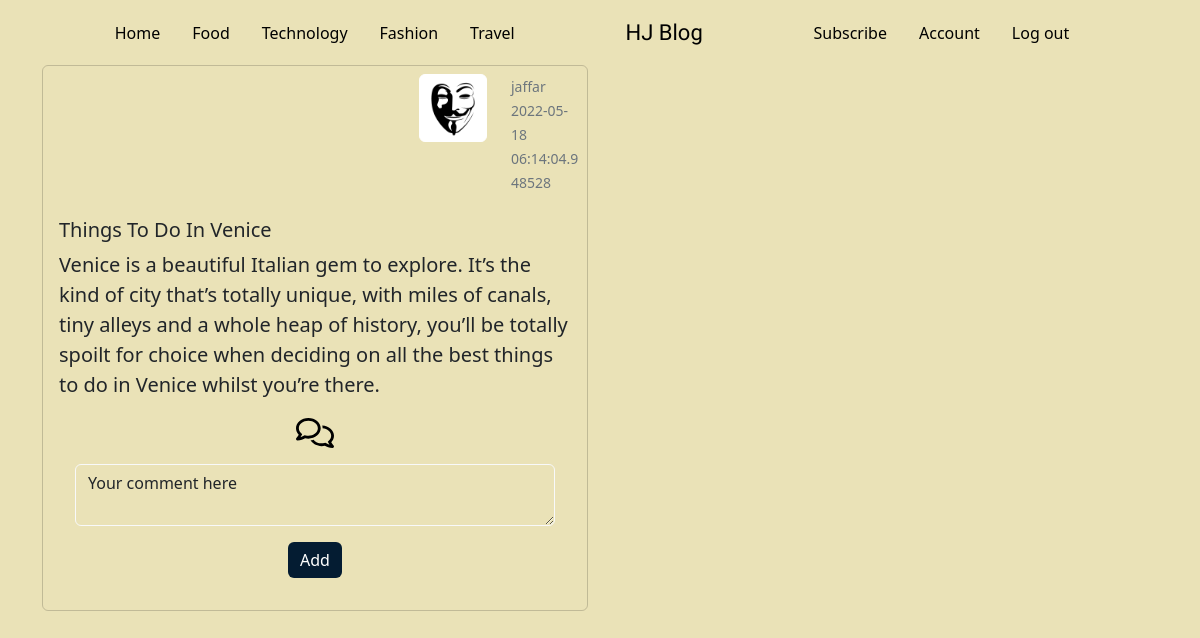
Page /comments/3 on the earlier database version.
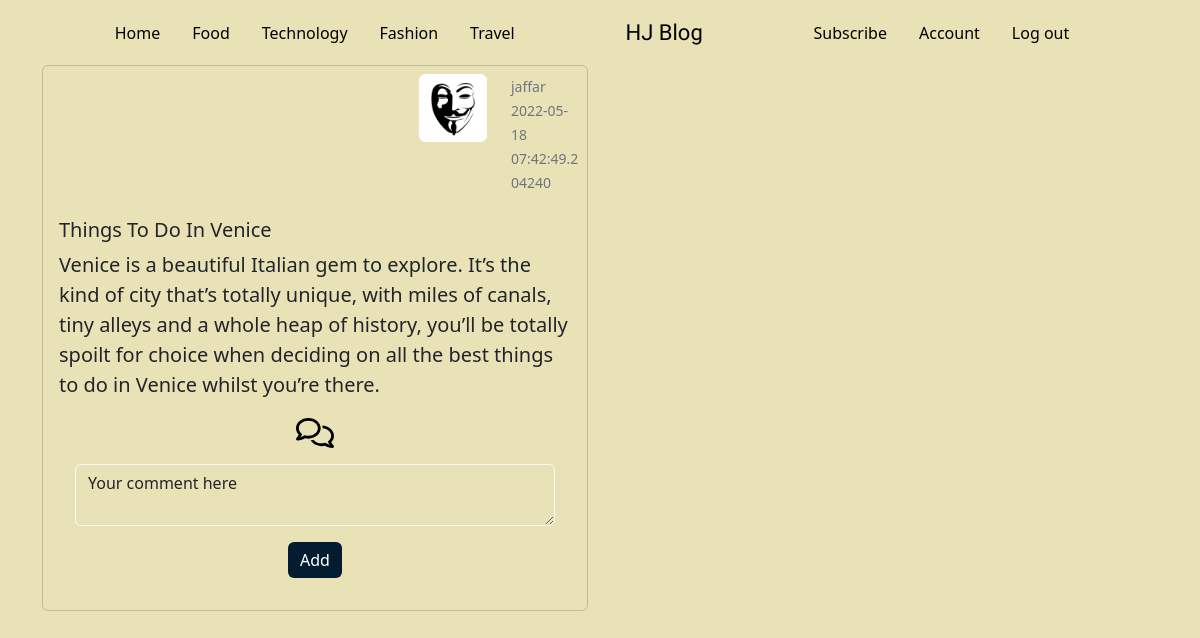
Same page on the later database version.
### app/models.py (models this page shows, shortened)
class User(db.Model,UserMixin):
  id=db.Column(db.Integer,primary_key=True)
  username=db.Column(db.String,nullable=False,unique=True)
  email=db.Column(db.String,nullable=False,unique=True)
  password=db.Column(db.String,nullable=False)
  image_file=db.Column(db.String(20),nullable=False,default='default.png')
  post = db.relationship('Posts', backref='author', lazy=True)

class Posts(db.Model):
  id=db.Column(db.Integer,primary_key=True)
  title=db.Column(db.String,nullable=False)
  description=db.Column(db.String,nullable=False)
  content=db.Column(db.String,nullable=False)
  blog_image=db.Column(db.String,nullable=False,)
  category= db.Column(db.String,nullable=False)
  date_created = db.Column(db.DateTime, nullable=False, default=datetime.utcnow)
  user_id = db.Column(db.Integer, db.ForeignKey('user.id'), nullable=False)
  comments = db.relationship('Comments',backref = 'posts',passive_deletes = True)

### app/posts/routes.py (the view)
@posts.route('/comments/<id>',methods=['POST', 'GET'])
def comments(id):
    form = CommentsForm()
    posts = Posts.query.filter_by(id=id).first()
    if form.validate_on_submit():
        comment=Comments(comment=form.content.data,post_id=posts.id)
        db.session.add(comment)
        db.session.commit()
        flash('Your comment was added successfully','success')
        return redirect(url_for('main.home'))
    form.content.data = "Your comment here"
    return render_template('comments.html', form=form , posts=posts)

### app/posts/forms.py
class CommentsForm(FlaskForm):
    content=TextAreaField('Content', validators=[DataRequired()])
    submit = SubmitField('Add')

### app/templates/comments.html (shortened to what this page needs)
{% extends 'layout.html' %}
{% block body %}
<div class="container">
    <div class="row row-cols-1 row-cols-md-2 g-4">
      <div class="col ">
        <div class="card">
            <div class="row  p-2">
                <div class="col-md-8"></div>
              <div class="col-md-2">
                  <img src="{{url_for('static', filename='/profiles/'+posts.author.image_file)}}" class="img-thumbnail img-fluid border border-white" alt="Profile picture" >
              </div>
              <div class="col-md-2 mx-auto mt-auto mb-auto text-muted">
                  <small>{{posts.author.username}}</small>
                  <br>
                  <small>{{posts.date_created}}</small>
              </div>
            </div>
          <div class="card-body">
            <h5 class="card-title">{{posts.title}}</h5>
            <p class="card-text lead">{{posts.description}}</p>
            <div class="d-flex justify-content-around">
              <a  data-bs-toggle="collapse" href="#comments{{posts.id}}" class="lead text-decoration-none ">
                <img src="{{url_for('static',filename='/assets/comment.svg')}}" height="30" alt="">
              </a>
            </div>
            <div id="comments{{posts.id}}">
              <div class="m-3">
                <form action="" method="post">
                  <div class="form-group">
                          {% if form.content.errors %}
                          {{form.content(class='form-control is-invalid')}}
                              {% for error in form.email.errors %}
                                  <div class="invalid-feedback">
                                      {{error}}
                                  </div>
                              {% endfor %}
                      {% else %}
                          {{form.content(class='form-control bg-transparent border border-light')}}
                      {% endif %}
                  </div>
                  <div class="text-center mt-3">
                    {{form.submit(class='btn btn-outline post_submit')}}
                </div>
              </div>
            </div>
          </div>
        </div>
      </div>
</div>
{% endblock %}

### app/templates/layout.html (shortened to what this page needs)
<!DOCTYPE html>
<html lang="en">
<head>
  <link href="https://cdn.jsdelivr.net/npm/bootstrap@5.2.0-beta1/dist/css/bootstrap.min.css" rel="stylesheet"
>
  <link rel="stylesheet" href="{{url_for('static',filename='main.css')}}">
</head>
<body>
    {% if request.url_rule.endpoint!='register' %}
      {% block navbar %}
      {% include 'nav.html' %}
      {% endblock %}
    {% endif %}
    {% block body %}
    {% endblock %}
</body>
</html>

### app/templates/nav.html (shortened to what this page needs)
<nav class="navbar navbar-expand-lg">
  <div class="container-fluid">
      <div class="collapse navbar-collapse" id="navbarSupportedContent">
          <ul class="navbar-nav me-auto mb-2 mb-lg-0 mx-auto">
              <li class="nav-item mx-2">
                  <a class="nav-link active  text-black" aria-current="page" href="/">Home</a>
              </li>
              <li class="nav-item mx-2">
                  <a class="nav-link text-black" href="{{url_for('posts.categories',category='Food')}}">Food</a>
              </li>
              <li class="nav-item mx-2">
                  <a class="nav-link text-black" href="{{url_for('posts.categories',category='Technology')}}">Technology</a>
              </li>
              <li class="nav-item mx-2">
                <a class="nav-link text-black" href="{{url_for('posts.categories',category='Fashion')}}">Fashion</a>
            </li>
            <li class="nav-item mx-2">
                <a class="nav-link text-black" href="{{url_for('posts.categories',category='Travel')}}">Travel</a>
            </li>
          </ul>
          <ul class="navbar-nav">
              <li class="nav-item list-unstyled ">
                  <a class="nav-link text-black brand">HJ Blog</a>
              </li>
          </ul>
          <ul class="navbar-nav me-auto mb-2 mb-lg-0 mx-auto ">
              <li class="nav-item mx-2">
                  <a class="nav-link text-black" href="{{url_for('users.subscribe')}}">Subscribe</a>
              </li>
              <li class="nav-item mx-2">
                  <a class="nav-link text-black" href="./pages/booking.html">Account</a>
              </li>
              <li class="nav-item mx-2">
                <a class="nav-link text-black" href="{{url_for('users.logout')}}">Log out</a>
            </li>
          </ul>
      </div>
  </div>
</nav>

### app/static/main.css (style rules this page uses)
* { margin: 0; padding: 0; box-sizing: border-box; }
body { background-color:#EAE2B7 ; }
.card { background-color: transparent; }
.brand { font-family: 'Sacramento'; font-size:22px }
.post_submit { background-color: #041C32; color: #FFFFFF; border: none; }

Differences in the rows shown:
changed Posts "Things To Do In Venice": date_created "2022-05-18 06:14:04.948528" → "2022-05-18 07:42:49.204240"
